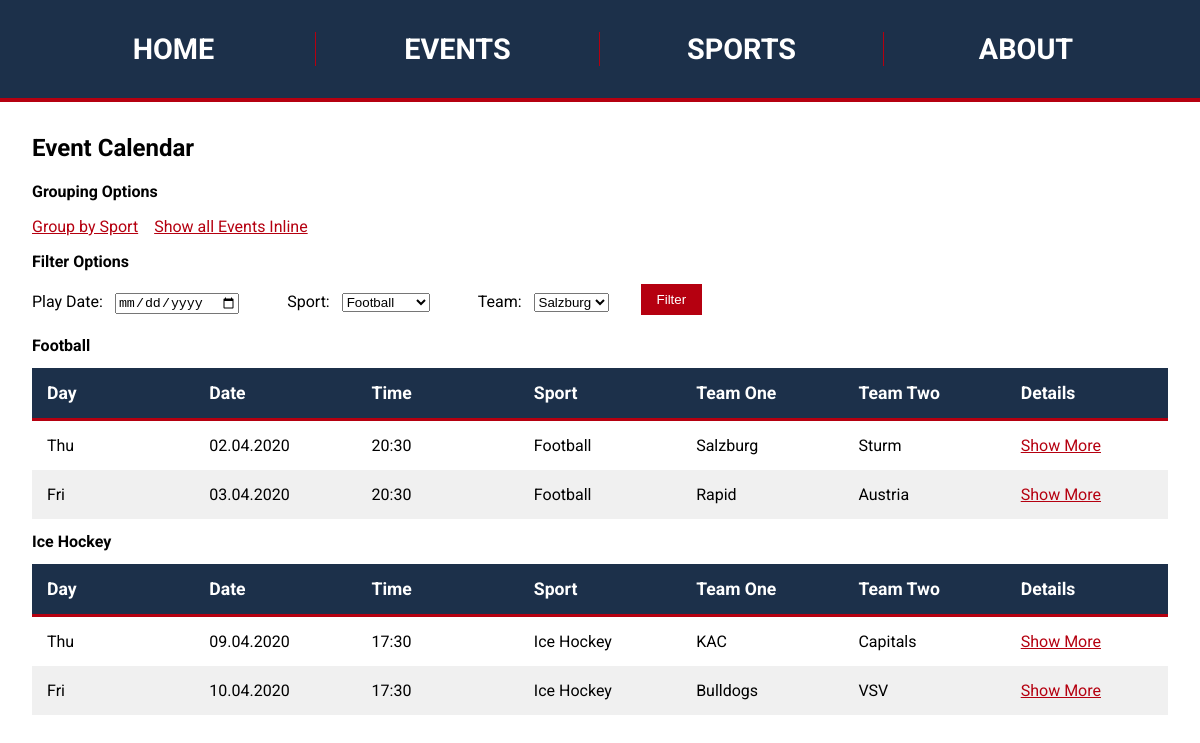
The app's page /index.php?groupBySport=true with its own data.
### tables this page shows
CREATE TABLE `events` (
  `id` int(11) NOT NULL,
  `created_at` timestamp NOT NULL DEFAULT current_timestamp(),
  `updated_at` timestamp NOT NULL DEFAULT current_timestamp() ON UPDATE current_timestamp(),
  `title` varchar(255) DEFAULT NULL,
  `description` text DEFAULT NULL,
  `event_start` datetime DEFAULT NULL,
  `event_end` datetime DEFAULT NULL,
  `is_active` tinyint(4) DEFAULT NULL,
  `is_canceled` tinyint(4) DEFAULT NULL,
  `result` varchar(255) DEFAULT NULL,
  `_sport_id` int(11) DEFAULT NULL,
  `_team_one_id` int(11) DEFAULT NULL,
  `_team_two_id` int(11) DEFAULT NULL,
  `_country_id` int(11) DEFAULT NULL
);

CREATE TABLE `sports` (
  `id` int(11) NOT NULL,
  `created_at` timestamp NOT NULL DEFAULT current_timestamp(),
  `updated_at` timestamp NOT NULL DEFAULT current_timestamp() ON UPDATE current_timestamp(),
  `title` varchar(255) DEFAULT NULL,
  `description` text DEFAULT NULL,
  `_league_id` int(11) DEFAULT NULL
);

CREATE TABLE `teams` (
  `id` int(11) NOT NULL,
  `created_at` timestamp NOT NULL DEFAULT current_timestamp(),
  `updated_at` timestamp NOT NULL DEFAULT current_timestamp() ON UPDATE current_timestamp(),
  `title` varchar(255) DEFAULT NULL,
  `description` text DEFAULT NULL,
  `_sport_id` int(11) DEFAULT NULL,
  `_country_id` int(11) DEFAULT NULL
);

### bootstrap.php (called while the page is built, shortened)
<?php
$configuration = [
    'db_dsn' => 'mysql:host=localhost;dbname=sportradar',
    'db_u' => 'root',
    'db_p' => 'dont-use-in-production'
];

### app/src/Service/Container.php (called while the page is built, shortened)
<?php
class Container
{
    private $configuration;
    private $pdo;
    private $eventsLoader;
    private $pdoEventsStorage;
    public function __construct(array $configuration)
    {
        $this->configuration = $configuration;
    }
    public function getPDO(): PDO
    {
        if ($this->pdo === null) {
            $this->pdo = new PDO(
                $this->configuration['db_dsn'],
                $this->configuration['db_u'],
                $this->configuration['db_p']
            );
            $this->pdo->setAttribute(\PDO::ATTR_ERRMODE, \PDO::ERRMODE_EXCEPTION);
        }
        return $this->pdo;
    }
    public function getEventsLoader()
    {
        if ($this->eventsLoader === null) {
            $this->eventsLoader = new EventsLoader($this->getPDOEventsStorage());
        }
        return $this->eventsLoader;
    }
    public function getPDOEventsStorage()
    {
        if ($this->pdoEventsStorage === null) {
            $this->pdoEventsStorage = new PDOEventsStorage($this->getPDO());
        }
        return $this->pdoEventsStorage;
    }
}

### app/src/Service/PDOEventsStorage.php (called while the page is built, shortened)
<?php
class PDOEventsStorage
{
    private $pdo;
    public function __construct(PDO $pdo)
    {
        $this->pdo = $pdo;
    }
    public function fetchAllEventsData(): array
    {
        $pdo = $this->pdo;
        $statement = $pdo->prepare($this->getBaseStatement());
        $statement->execute();
        return $statement->fetchAll(PDO::FETCH_NAMED);
    }
    private function getBaseStatement(): string
    {
       return  'Select events.*, sports.title as sport_title, team1.title AS team_one_title, team2.title AS team_two_title, countries.title as country_title
        FROM events
        INNER JOIN sports  ON events._sport_id = sports.id
        INNER JOIN teams  team1 ON events._team_one_id = team1.id
        INNER JOIN teams  team2 ON events._team_two_id = team2.id
        INNER JOIN countries ON events._country_id = countries.id';
    }
}

### app/src/Service/EventsLoader.php (called while the page is built, shortened)
<?php
class EventsLoader
{
    private $eventsStorage;
    public function __construct(PDOEventsStorage $eventsStorage)
    {
        $this->eventsStorage = $eventsStorage;
    }
    public function getEvents(bool $groupBySport = false)
    {
        $eventsData = $this->eventsStorage->fetchAllEventsData();
        $events = [];
        if ($groupBySport) {
            foreach ($eventsData as $eventData) {
                $events[$eventData['sport_title']][] = $this->creatEventModelFromData($eventData);
            }
        }
        return $events;
    }
    private function creatEventModelFromData(array $eventData): EventModel
    {
        $event = new EventModel();
        $event->setId($eventData['id']);
        $event->setTitle($eventData['title']);
        $event->setEventStart($eventData['event_start']);
        $event->setEventEnd($eventData['event_end']);
        $event->setIsCanceled($eventData['is_canceled']);
        $event->setSportTitle($eventData['sport_title']);
        $event->setTeamOneTitle($eventData['team_one_title']);
        $event->setTeamTwoTitle($eventData['team_two_title']);
        $event->setCountryTitle($eventData['country_title']);
        return $event;
    }
}

### app/src/Model/EventModel.php (called while the page is built, shortened)
<?php
class EventModel extends BaseModel
{
    private $eventStart;
    private $sportTitle;
    private $teamOneTitle;
    private $teamTwoTitle;
    public function getEventStart(): string
    {
        return $this->eventStart;
    }
    public function setEventStart($eventStart)
    {
        $this->eventStart = $eventStart;
    }
    public function getSportTitle(): string
    {
        return $this->sportTitle;
    }
    public function setSportTitle($sportTitle)
    {
        $this->sportTitle = $sportTitle;
    }
    public function getTeamOneTitle(): string
    {
        return $this->teamOneTitle;
    }
    public function setTeamOneTitle($teamOneTitle)
    {
        $this->teamOneTitle = $teamOneTitle;
    }
    public function getTeamTwoTitle(): string
    {
        return $this->teamTwoTitle;
    }
    public function setTeamTwoTitle($teamTwoTitle)
    {
        $this->teamTwoTitle = $teamTwoTitle;
    }
    public function getPlayDay(): string
    {
        $dateTime = $this->stringToDateTime($this->getEventStart());
        return $dateTime->format('D');
    }
    public function getPlayDate(): string
    {
        $dateTime = $this->stringToDateTime($this->getEventStart());
        return $dateTime->format('d.m.Y');
    }
    public function getPlayTime(): string
    {
        $dateTime = $this->stringToDateTime($this->getEventStart());
        return $dateTime->format('H:i');
    }
    public function stringToDateTime(string $dateTimeString): DateTime
    {
        return new DateTime($dateTimeString);
    }
}

### eventsTableBodyInclude.php (the view)
<tr>
    <td><?php echo $event->getPlayDay(); ?></td>
    <td><?php echo $event->getPlayDate(); ?></td>
    <td><?php echo $event->getPlayTime(); ?></td>
    <td><?php echo $event->getSportTitle(); ?></td>
    <td><?php echo $event->getTeamOneTitle(); ?></td>
    <td><?php echo $event->getTeamTwoTitle(); ?></td>
    <td><a href="">Show More</a></td>
</tr>

### index.php (shortened to what this page needs)
<?php
require __DIR__ . '/bootstrap.php';
$container = new Container($configuration);
$eventsLoader = $container->getEventsLoader();
if (isset($_GET['groupBySport'])) {
    $groupBySports = strip_tags($_GET['groupBySport']);
    $groupBySports = $groupBySports === 'true' ? true : false;
    $events = $eventsLoader->getEvents($groupBySports);
}
?>
<!doctype html>
<html lang="en">
<head>
    <link rel="stylesheet" type="text/css" href="./assets/css/main.css">
</head>
<body>
<header class="site-header">
    <nav class="main-nav">
        <ul>
            <li><a href="#">Home</a></li>
            <li><a href="#">Events</a></li>
            <li><a href="#">Sports</a></li>
            <li><a href="#">About</a></li>
        </ul>
    </nav>
</header>
<div class="main-site-wrapper">
    <main>
        <section class="events-table">
            <h1>Event Calendar</h1>
            <section class="grouping-options">
                <h2>Grouping Options</h2>
                <ul>
                    <li><a href="index.php?groupBySport=true">Group by Sport</a></li>
                    <li><a href="index.php?groupBySport=false">Show all Events Inline</a></li>
                </ul>
            </section>
            <section class="filter-options">
                <h2>Filter Options</h2>
                <form action="." method="post" class="filter-form">
                    <div class="filter-form-item">
                        <label for="filter-form-date">Play Date:</label>
                        <input type="date" id="filter-form-date" name="event_date">
                    </div>
                    <div class="filter-form-item">
                        <label for="filter-form-sport">Sport:</label>
                        <select id="filter-form-sport" name="event_sport">
                            <option value="1">Football</option>
                        </select>
                    </div>
                    <div class="filter-form-item">
                        <label for="filter-form-team">Team:</label>
                        <select id="filter-form-team" name="event_team">
                            <option value="1">Salzburg</option>
                        </select>
                    </div>
                    <div class="filter-form-buttons">
                        <p>
                            <button class="filter-form-submit-button" type="submit">Filter</button>
                        </p>
                    </div>
                </form>
            </section>
            <?php if (count(array_filter(array_keys($events), 'is_string')) > 0) : ?>
                <?php foreach ($events as $sport => $eventsData): ?>
                    <h2><?php echo $sport ?></h2>
                    <table>
                        <thead>
                        <?php include './eventsTableHeadInclude.php' ?>
                        </thead>
                        <tbody>
                        <?php foreach ($eventsData as $event): ?>
                            <?php include 'eventsTableBodyInclude.php'; ?>
                        <?php endforeach; ?>
                        </tbody>
                    </table>
                <?php endforeach; ?>
            <?php endif; ?>
        </section>
    </main>
</div>
</body>
</html>

### assets/css/main.css (style rules this page uses)
body { font-family: 'Roboto', sans-serif; font-weight: 400; margin: 0; padding: 0; }
h1 { font-weight: 700; }
h2 { font-weight: 700; font-size: 16px; }
.main-nav { border-bottom: 0.3rem solid #b50010; }
.main-nav > ul { list-style: none; padding: 2rem; margin: 0; display: grid; grid-template-columns: repeat(4, 1fr); grid-auto-rows: auto; align-items: center; background-color: #1C304A; text-align: center; }
.main-nav > ul > li { border-right: 0.1rem solid #b50010; }
.main-nav > ul > li:last-child { border-right: none; }
.main-nav > ul > li > a { color: #ffffff; font-weight: 700; font-size: 1.8rem; text-decoration: none; text-transform: uppercase; }
.main-site-wrapper { margin: 2rem; }
.events-table > table { display: grid; grid-template-columns: repeat(7, 1fr); width: 100%; max-width: 90rem; }
.events-table thead, .events-table tbody, .events-table tr { display: contents; }
.events-table th, .events-table td { padding: 15px; overflow: hidden; text-overflow: ellipsis; white-space: nowrap; }
.events-table a { color: #b50010; }
.events-table tr:nth-child(even) td { background: #f0f0f0; }
.grouping-options > ul { display: flex; list-style: none; text-align: left; padding-left: 0; width: auto; }
.grouping-options > ul > li { padding-right: 1rem; }
.filter-form { display: flex; }
.filter-form > div { flex-basis: auto; margin-right: 1rem; }
.filter-form > div > label { margin-right: 0.5rem; }
.filter-form-buttons > p { margin: 0; }
.filter-form-submit-button { background-color: #b50010; color: #ffffff; border: none; padding: 0.5rem 1rem; }
.filter-form-item { padding: 0.5rem 1rem; }
.filter-form-item:first-child { padding-left: 0; }

### records on screen
events: event_start "Thu", event_start "02.04.2020", event_start "20:30", _sport.title "Football", _team_one.title "Salzburg", _team_two.title "Sturm"
events: event_start "Fri", event_start "03.04.2020", event_start "20:30", _sport.title "Football", _team_one.title "Rapid", _team_two.title "Austria"
events: event_start "Thu", event_start "09.04.2020", event_start "17:30", _sport.title "Ice Hockey", _team_one.title "KAC", _team_two.title "Capitals"
events: event_start "Fri", event_start "10.04.2020", event_start "17:30", _sport.title "Ice Hockey", _team_one.title "Bulldogs", _team_two.title "VSV"

### other values on screen
$sport "Football"
$sport "Ice Hockey"
